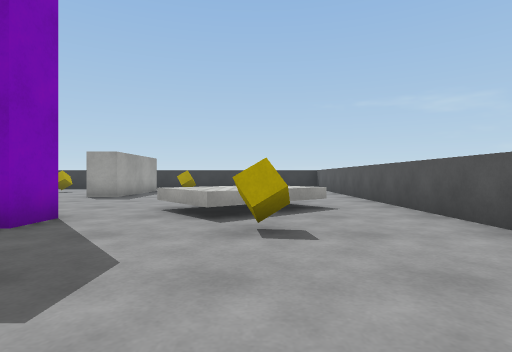
View 1 (above)

16 first-person views from a walk through a Unity game level. The camera is 0.69 m above the floor, looks level and sees 80° across. The floor is counted in squares, 1 m on a side. Each view is taken from the middle of a square. On the plan, view 1 faces up. The plan holds only what a view shows up to about 10 squares ahead; the rest is blank. The player is left out. Surface patterns are stand-ins for the level's own textures.

View 2
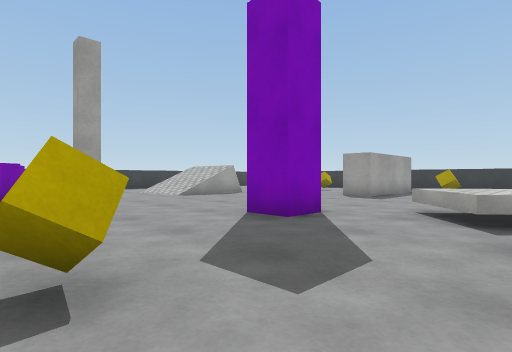

View 3
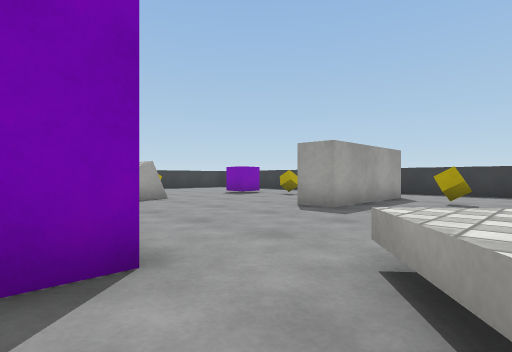

View 4
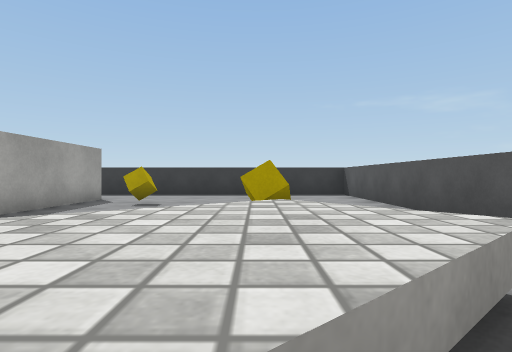

View 5
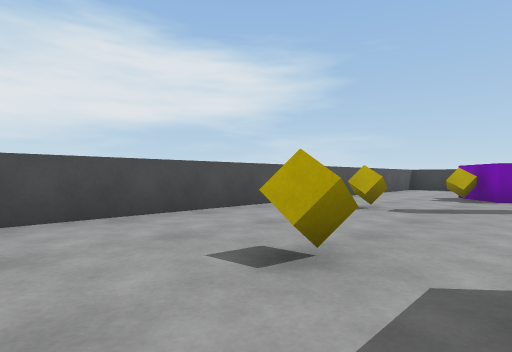

View 6
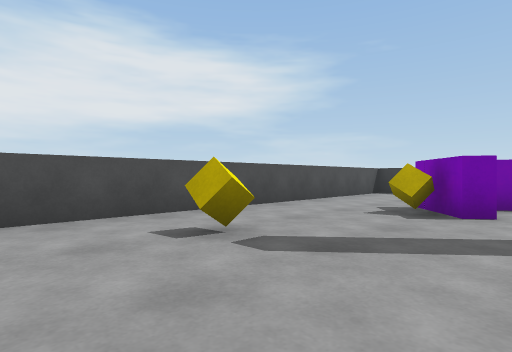

View 7
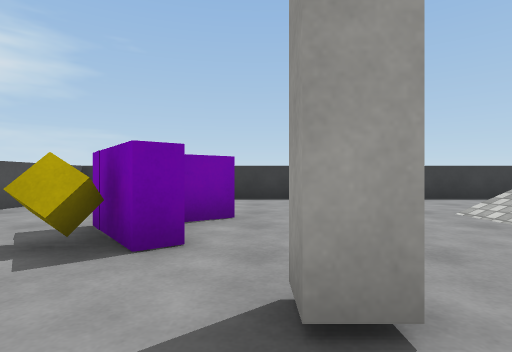

View 8
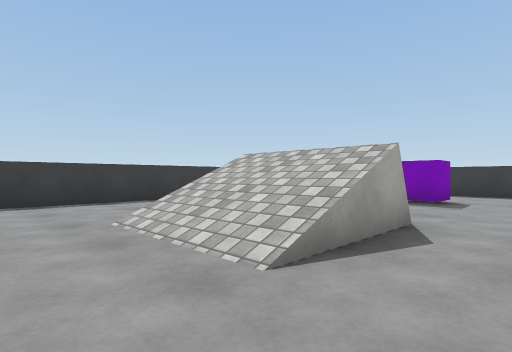

View 9
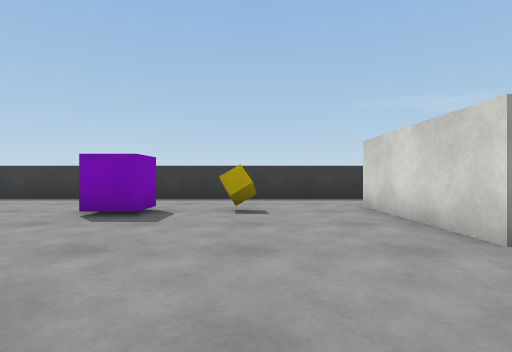

View 10
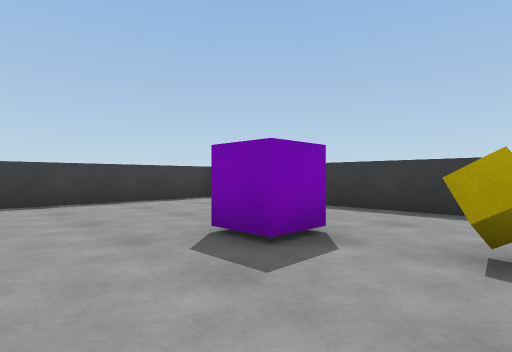

View 11
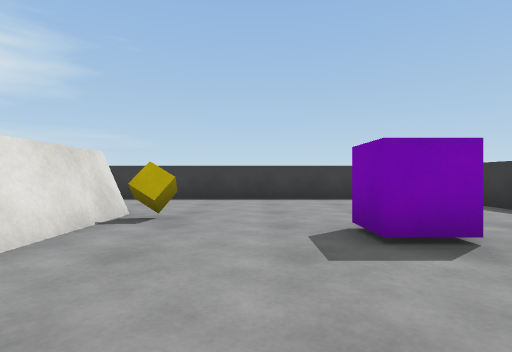

View 12
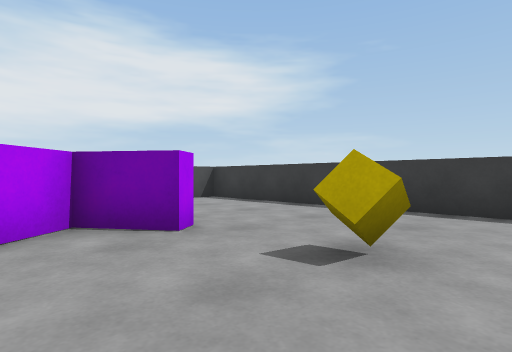

View 13
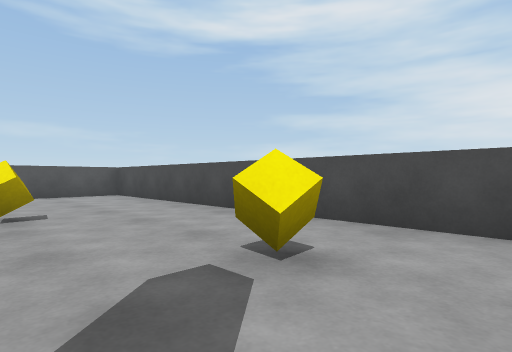

View 14
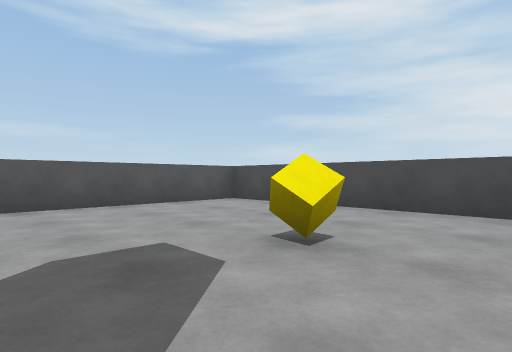

View 15
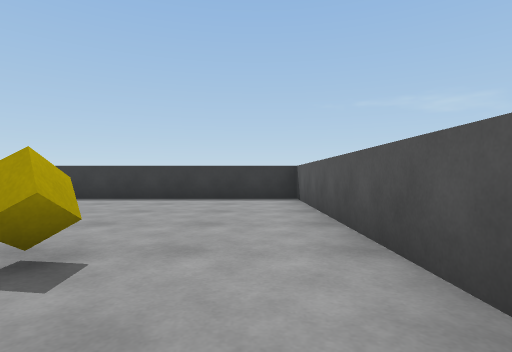

View 16
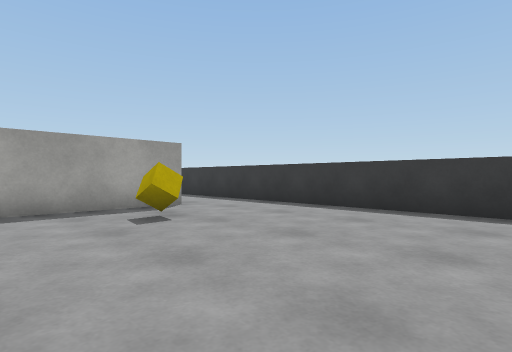

### Floor plan
Key: @ floor where view 1 was taken; # wall or solid block; . floor; / step, stairs or slope; ^ raised ledge; O other object.
Columns run from 17 left of view 1 to 3 right of it. Each row starts with its distance up from view 1.
 17 #####################
 16 #...................#
 15 #...................#
 14 #...................#
 13 #.....O .O..#.O.....#
 12 #...........#.......#
 11 #...........#.......#
 10 #...........#.......#
  9 #....O.........  O..#
  8 #....///........ ^..#
  7 #....///........^^^.#
  6 #....///.......^^^^.#
  5 #............ #.^...#
  4 #...O........##..O..#
  3 #...................#
  2 #.......#...........#
  1 #....#OO............#
  0 #.....#O.......O.@..#
 -1 #..........O........#
 -2 #...................#
 -3 #####################

Positions as (right, up) in squares from view 1, and headings:
1: (0, 0), facing up
2: (0, 0), facing up-left
3: (-1, 4), facing up-left
4: (0, 5), facing up
5: (0, 2), facing down-left
6: (-4, 2), facing down-left
7: (-7, 2), facing left
8: (-8, 4), facing up-left
9: (-8, 7), facing up
10: (-8, 10), facing up-left
11: (-7, 11), facing left
12: (-10, 5), facing down-left
13: (-8, 1), facing down-right
14: (-4, 3), facing down-right
15: (2, 7), facing up
16: (2, 10), facing up-left
